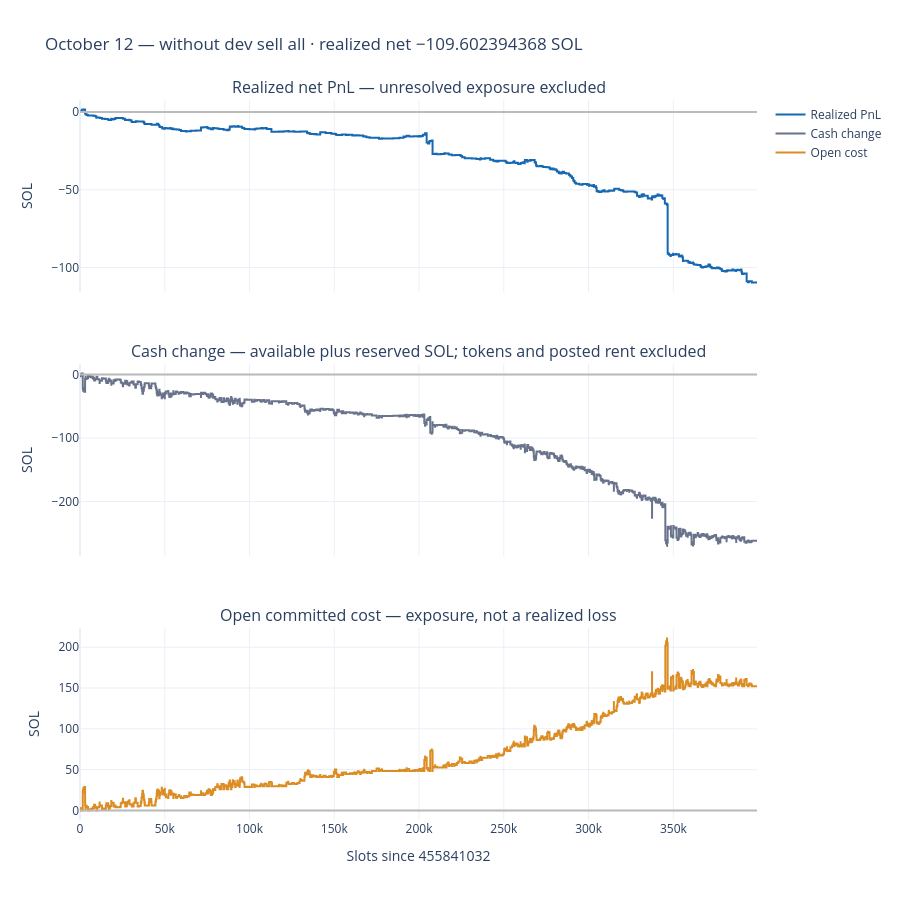

Notebook code cell kept with this figure:
### Markdown cell above
## PnL curve and capital exposure

The first panel is realized net PnL. The final point must equal the saved native
result. The second panel is cash change, and the third is open committed cost;
neither is a marked portfolio valuation.

### Code cell
display(review.strategy_figure())

### Figure 1 — Plotly figure (JSON) as saved in the notebook; plotly's stock layout.template omitted (floating-point values rounded to 4 significant figures; data arrays with more than 128 entries replaced by an {"elided": "..."} marker saying what was removed)
{"data": [{"customdata": {"elided": "809x2 str values"}, "hovertemplate": "Slot %{customdata[0]}<br>%{y:.9f} SOL<extra>%{fullData.name}</extra>", "line": {"color": "#1768b3", "shape": "hv"}, "mode": "lines", "name": "Realized PnL", "type": "scatter", "x": {"elided": "809 int values"}, "xaxis": "x", "y": {"elided": "809 float values"}, "yaxis": "y"}, {"customdata": {"elided": "2952x2 str values"}, "hovertemplate": "Slot %{customdata[0]}<br>%{y:.9f} SOL<extra>%{fullData.name}</extra>", "line": {"color": "#69738b", "shape": "hv"}, "mode": "lines", "name": "Cash change", "type": "scatter", "x": {"elided": "2952 int values"}, "xaxis": "x2", "y": {"elided": "2952 float values"}, "yaxis": "y2"}, {"customdata": {"elided": "1239x2 str values"}, "hovertemplate": "Slot %{customdata[0]}<br>%{y:.9f} SOL<extra>%{fullData.name}</extra>", "line": {"color": "#db8c22", "shape": "hv"}, "mode": "lines", "name": "Open cost", "type": "scatter", "x": {"elided": "1239 int values"}, "xaxis": "x3", "y": {"elided": "1239 float values"}, "yaxis": "y3"}], "layout": {"annotations": [{"font": {"size": 16}, "showarrow": false, "text": "Realized net PnL — unresolved exposure excluded", "x": 0.5, "xanchor": "center", "xref": "paper", "y": 1.0, "yanchor": "bottom", "yref": "paper"}, {"font": {"size": 16}, "showarrow": false, "text": "Cash change — available plus reserved SOL; tokens and posted rent excluded", "x": 0.5, "xanchor": "center", "xref": "paper", "y": 0.6333, "yanchor": "bottom", "yref": "paper"}, {"font": {"size": 16}, "showarrow": false, "text": "Open committed cost — exposure, not a realized loss", "x": 0.5, "xanchor": "center", "xref": "paper", "y": 0.2667, "yanchor": "bottom", "yref": "paper"}], "height": 900, "hovermode": "x unified", "shapes": [{"line": {"color": "#bbb"}, "type": "line", "x0": 0, "x1": 1, "xref": "x domain", "y0": 0, "y1": 0, "yref": "y"}, {"line": {"color": "#bbb"}, "type": "line", "x0": 0, "x1": 1, "xref": "x2 domain", "y0": 0, "y1": 0, "yref": "y2"}, {"line": {"color": "#bbb"}, "type": "line", "x0": 0, "x1": 1, "xref": "x3 domain", "y0": 0, "y1": 0, "yref": "y3"}], "title": {"text": "October 12 — without dev sell all · realized net −109.602394368 SOL"}, "xaxis": {"anchor": "y", "domain": [0.0, 1.0], "matches": "x3", "showticklabels": false}, "xaxis2": {"anchor": "y2", "domain": [0.0, 1.0], "matches": "x3", "showticklabels": false}, "xaxis3": {"anchor": "y3", "domain": [0.0, 1.0], "title": {"text": "Slots since 455841032"}}, "yaxis": {"anchor": "x", "domain": [0.7333, 1.0], "title": {"text": "SOL"}}, "yaxis2": {"anchor": "x2", "domain": [0.3667, 0.6333], "title": {"text": "SOL"}}, "yaxis3": {"anchor": "x3", "domain": [0.0, 0.2667], "title": {"text": "SOL"}}}}
